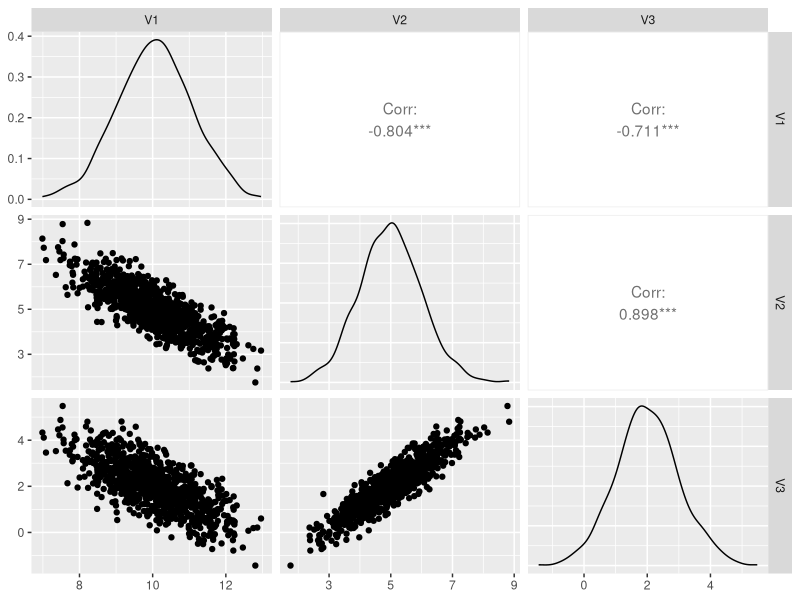

Write the R code that produced this figure.
## ---- chunk 1
library(MASS)
library(tidyverse)
library(GGally)
## ---- chunk 2
set.seed(5)
# create the variance covariance matrix
sigma<-rbind(c(1,-0.8,-0.7), c(-0.8,1, 0.9), c(-0.7,0.9,1))
# create the mean vector
mu<-c(10, 5, 2) 
# generate the multivariate normal distribution
df<-as.data.frame(mvrnorm(n=1000, mu=mu, Sigma=sigma))
cor(df)
ggpairs(df)
